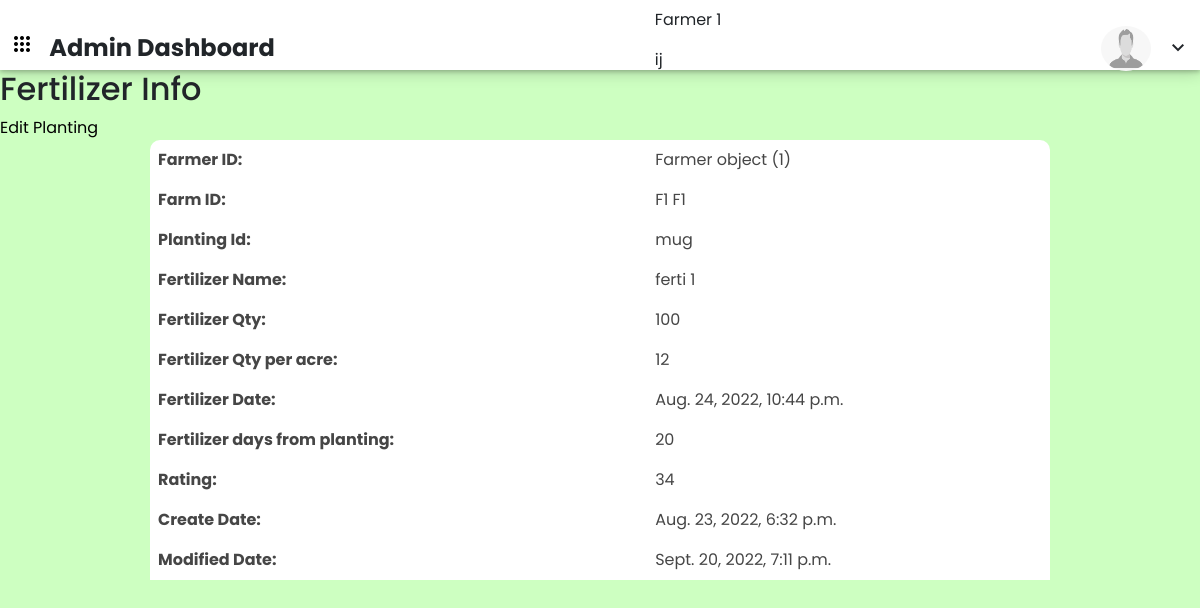
Page /fertilizer_info/fertilizer_id=1 on the committed database.
### adminaccess/models.py (models this page shows)
class Farmer(models.Model):
    name = models.CharField(max_length=50)
    phone_number = models.IntegerField()
    address = models.TextField()
    aadhar_number = models.IntegerField(blank=True, null=True)
    family_members = models.IntegerField(blank=True, null=True)
    family_occupation = models.CharField(max_length=50, blank=True, null=True)
    is_access = models.BooleanField(default=False)
    create_date = models.DateTimeField(auto_now_add=True)
    modified_date = models.DateTimeField(auto_now=True)

class Fertilizer(models.Model):
    farmer_id = models.ForeignKey(Farmer, on_delete=models.CASCADE)
    farm_id = models.ForeignKey(Farm_info, on_delete=models.CASCADE)
    planting_id = models.ForeignKey(Planting, on_delete=models.CASCADE)
    fertilizer_name = models.CharField(max_length=50)
    fertilizer_qty = models.CharField(max_length=50,blank=True, null=True)
    fertilizer_qty_per_acre = models.CharField(max_length=50,blank=True, null=True)
    fertilizer_date = models.DateTimeField(blank=True, null=True)
    fertilizer_days_from_planting = models.IntegerField(default=0,blank=True, null=True)
    rating = models.IntegerField(blank=True, null=True)
    create_date = models.DateTimeField(auto_now_add=True,blank=True, null=True)
    modified_date = models.DateTimeField(auto_now=True,blank=True, null=True)

class Farm_info(models.Model):
    farmer_id = models.ForeignKey(Farmer, on_delete=models.CASCADE)
    farm_nick_name = models.CharField(max_length=50, blank=True, null=True)
    farm_space = models.IntegerField(default=0)
    geo_location = models.CharField(max_length=50, blank=True, null=True)
    farm_village = models.CharField(max_length=50, blank=True, null=True)
    khata_no = models.CharField(max_length=50, blank=True, null=True)
    who_caretaker = models.CharField(max_length=50, blank=True, null=True)
    caretaker = models.CharField(max_length=50, blank=True, null=True)
    caretaker_phone_number = models.IntegerField(blank=True, null=True)
    soil_type = models.CharField(max_length=50, blank=True, null=True)
    water_source = models.CharField(max_length=50, blank=True, null=True)
    water_type = models.CharField(max_length=50, blank=True, null=True)
    water_season = models.CharField(max_length=50, blank=True, null=True)
    create_date = models.DateTimeField(auto_now_add=True)
    modified_date = models.DateTimeField(auto_now=True)

class Planting(models.Model):
    farmer_id = models.ForeignKey(Farmer, on_delete=models.CASCADE)
    farm_id = models.ForeignKey(Farm_info, on_delete=models.CASCADE)
    planting_time = models.DateTimeField(max_length=50, blank=True, null=True)
    plant = models.CharField(max_length=50,blank=True, null=True)
    plant_type = models.CharField(max_length=50,blank=True, null=True)
    planting_area = models.CharField(max_length=50,blank=True, null=True)
    create_date = models.DateTimeField(auto_now_add=True,blank=True, null=True)
    modified_date = models.DateTimeField(auto_now=True,blank=True, null=True)

### adminaccess/views.py (the view)
# urls.py: path('fertilizer_info/fertilizer_id=<int:fertilizer_id>', views.fertilizer_info, name="fertilizer_info"),
def fertilizer_info(request, fertilizer_id):
    fertilizer = Fertilizer.objects.filter(id=fertilizer_id)[0]
    data = {
        'fertilizer':fertilizer,
        'farmer':fertilizer.farmer_id
    }
    return render(request, 'forms/fertilizer_info.html', data)

### templates/forms/fertilizer_info.html
{% extends 'dashboard/basic.html' %}
{% block body %}
{% load static %}
    <h2>Fertilizer Info</h2>
    <table class="table table-borderless table-width-40 farmer_detail">
        <a href="/fertilizer_edit/fertilizer_id={{fertilizer.id}}">Edit Planting</a>
        <tbody>
            <tr>
                <th scope="row">Farmer ID:</th>
                <td>{{fertilizer.farmer_id}}</td>
            </tr>
            <tr>
                <th scope="row">Farm ID:</th>
                <td>{{fertilizer.farm_id.farm_nick_name}}</td>
            </tr>
            <tr>
                <th scope="row">Planting Id:</th>
                <td>{{fertilizer.planting_id.plant}}</td>
            </tr>
            <tr>
                <th scope="row">Fertilizer Name:</th>
                <td>{{fertilizer.fertilizer_name}}</td>
            </tr>
            <tr>
                <th scope="row">Fertilizer Qty:</th>
                <td>{{fertilizer.fertilizer_qty}}</td>
            </tr>
            <tr>
                <th scope="row">Fertilizer Qty per acre:</th>
                <td>{{fertilizer.fertilizer_qty_per_acre}}</td>
            </tr>
            <tr>
                <th scope="row">Fertilizer Date:</th>
                <td>{{fertilizer.fertilizer_date}}</td>
            </tr>
            <tr>
                <th scope="row">Fertilizer days from planting:</th>
                <td>{{fertilizer.fertilizer_days_from_planting}}</td>
            </tr>
            <tr>
                <th scope="row">Rating:</th>
                <td>{{fertilizer.rating}}</td>
            </tr>
            <tr>
                <th scope="row">Create Date:</th>
                <td>{{fertilizer.create_date}}</td>
            </tr>
            <tr>
                <th scope="row">Modified Date:</th>
                <td>{{fertilizer.modified_date}}</td>
            </tr>
        </tbody>
    </table>
{% endblock %}

### templates/dashboard/basic.html (shortened to what this page needs)
<!DOCTYPE html>
<html lang="en">
<head>
    {% load static %}
    <link href="https://cdn.jsdelivr.net/npm/bootstrap@5.1.3/dist/css/bootstrap.min.css" rel="stylesheet" />
    <link rel="stylesheet" href="{% static 'createuser.css' %}" />
    <link rel="stylesheet" href="{% static 'dot.css' %}" />
    <link rel="stylesheet" href="{% static 'rating.css' %}" />
</head>
<body>
    <nav class="navbar">
        <span class="admin_dash">
            <a href="/" id="menu_btn" class="material-symbols-outlined">apps</a> &nbsp;&nbsp;<span class="admin_dash_1">Admin Dashboard</span>
        </span>
        <div>
            {% if farmer != null %}
            <p>{{farmer.name}}</p>
            <p>{{farmer.address}}</p>
            {% endif %}
        </div>
        <div class="user_info">
            <div class="user_avtar"><img class="user_avtar_img" src="{% static 'images/DefaultProfilePicture.png' %}"
                    alt=""></div>
            <div class="user_name">{{ user.username }} &nbsp;
                <span id="hide_unhide_logout_btn" class="material-symbols-outlined">expand_more</span>
            </div>
        </div>
    </nav>
    <div id="main_content">
        {% block body %} {% endblock %}
    </div>
</body>
</html>

### static/createuser.css (style rules this page uses)
body { background-color: rgb(205, 255, 193); font-family: 'Poppins', sans-serif; }
a { color: black; text-decoration: none; }
.table-width-40 { width: 40%; }
.farmer_detail { background-color: white; border-radius: 10px 10px 0px 0px; margin: auto; width: 75%; color: rgb(70, 70, 70); }
.navbar { height: 70px; box-shadow: 0 2px 4px 0 rgba(0, 0, 0, 0.2), 0 3px 14px 0 rgba(0, 0, 0, 0.19); background-color: rgb(255, 255, 255); z-index: 1; position: sticky; top: 0; }
.admin_dash { margin-left: 10px; font-size: 24px; font-weight: bold; }
.user_info { float: right; display: flex; }
.user_avtar { width: 50px; height: 45px; border-radius: 50%; }
.user_avtar_img { width: 100%; height: 100%; border-radius: 50%; }
.user_name { display: flex; align-items: center; font-size: 17px; margin: 0px 10px; }

### rows in the picture
Farmer: name "Farmer 1", address "ij"
Fertilizer: farmer_id "Farmer object (1)", farm_id.farm_nick_name "F1 F1", planting_id.plant "mug", fertilizer_name "ferti 1", fertilizer_qty "100", fertilizer_qty_per_acre "12", fertilizer_date "Aug. 24, 2022, 10:44 p.m.", fertilizer_days_from_planting "20", rating "34", create_date "Aug. 23, 2022, 6:32 p.m.", modified_date "Sept. 20, 2022, 7:11 p.m."
